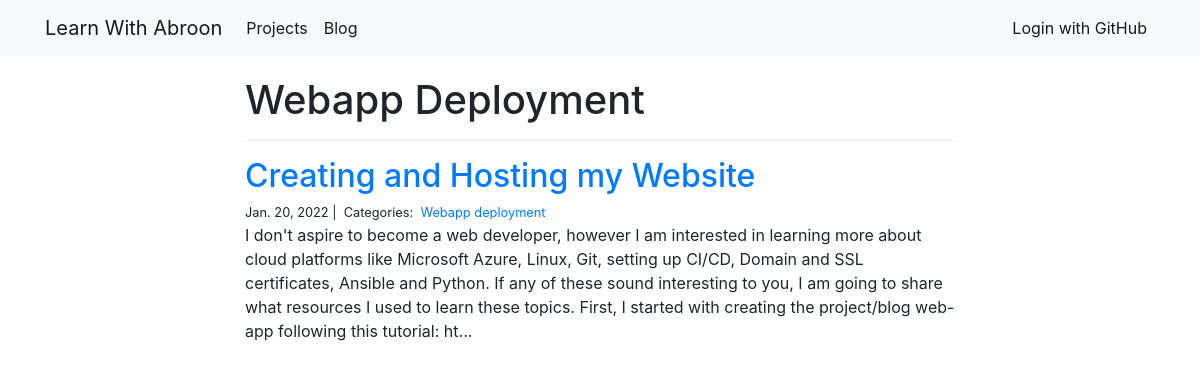
Screenshot of /blog/Webapp deployment/ with the database file from the repository.
### blog/models.py (models this page shows, shortened)
class Category(models.Model):
    name = models.CharField(max_length=20)

class Post(models.Model):
    title = models.CharField(max_length=255)
    body = models.TextField()
    created_on = models.DateTimeField(auto_now_add=True)
    last_modified = models.DateTimeField(auto_now=True)
    categories = models.ManyToManyField('Category', related_name='posts')

### blog/views.py (the view)
# urls.py: path("<category>/", views.blog_category, name="blog_category"),
def blog_category(request, category):
    posts = Post.objects.filter(
        categories__name__contains=category
    ).order_by(
        '-created_on'
    )
    context = {
        "category": category,
        "posts": posts
    }
    return render(request, "blog_category.html", context)

### blog/templates/blog_category.html
{% extends "base.html" %}
{% block page_content %}
<div class="col-md-8 offset-md-2">
    <h1>{{ category | title }}</h1>
    <hr>
    {% for post in posts %}
        <h2><a href="{% url 'blog_detail' post.pk%}">{{ post.title }}</a></h2>
        <small>
            {{ post.created_on.date }} |&nbsp;
            Categories:&nbsp;
            {% for category in post.categories.all %}
            <a href="{% url 'blog_category' category.name %}">
                {{ category.name }}
            </a>&nbsp;
            {% endfor %}
        </small>
        <p>{{ post.body | slice:":400" }}...</p>
    {% endfor %}
</div>
{% endblock %}

### rows the page displays
Category: name "Webapp Deployment", name "Webapp deployment"
Post: title "Creating and Hosting my Website", created_on "Jan. 20, 2022", body "I don't aspire to become a web developer, however I am interested in learning more about cloud platforms like Microsoft Azure, Linux, Git, setting up CI/CD, Domain and SSL certificates, Ansible and Python. If any of these sound interesting to you, I am going to share what resources I used to learn these topics. First, I started with creating the project/blog web-app following this tutorial: ht"
